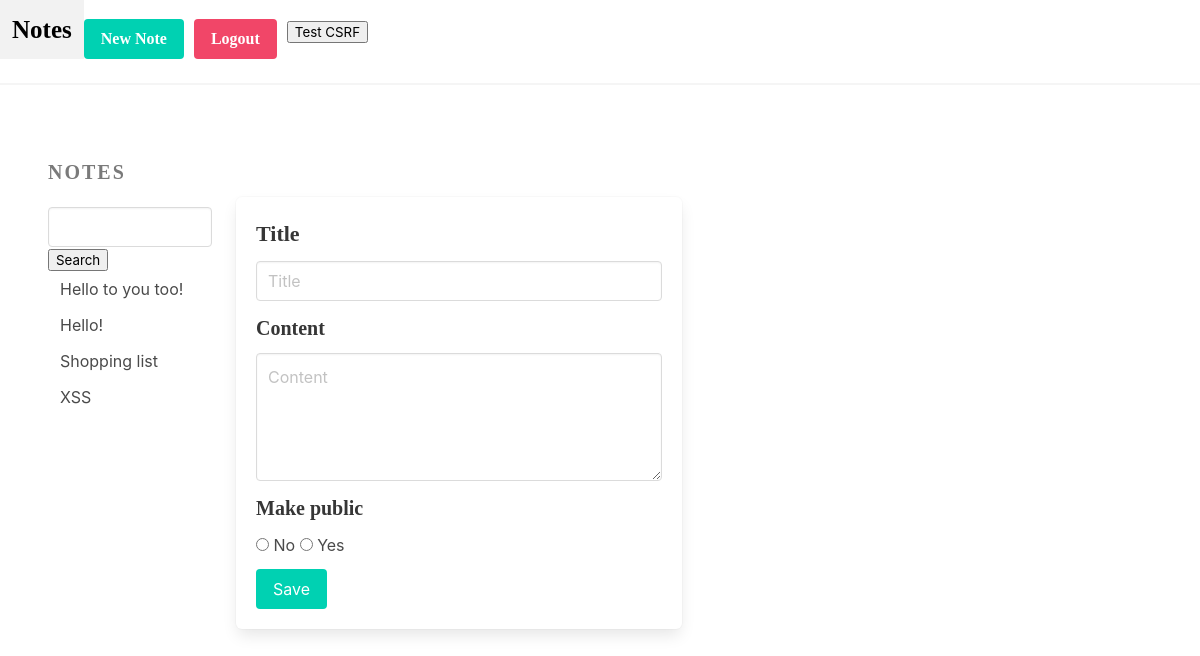
The app's page / (signed in) with its own data.
### document/models.py (models this page shows)
class Note(models.Model):
    title = models.CharField(max_length=255)
    content = models.TextField(blank=True, null=True)
    created_at = models.DateTimeField(auto_now_add=True)
    modified_at = models.DateTimeField(auto_now=True)
    owner = models.ForeignKey(User, on_delete=models.CASCADE)
    public = models.BooleanField(default=False)
    class Meta:
        ordering = ('title',)

### document/views.py (the view, shortened to what this page needs)
# urls.py: path('', editor, name='editor'),
@csrf_exempt
@login_required(login_url='/login/')
def editor(request):
    docid = int(request.GET.get('docid', 0))
    notes = Note.objects.filter(owner=request.user) | Note.objects.filter(public=True)
    if 'search' in request.session:
        search = request.session['search']
        if search != None:
            notes = notes.filter(id__in=search)
    if docid > 0:
        note = Note.objects.get(pk=docid)
        '''
        #Fix for flaw 1
        if not note in notes:
            context = {
                'docid': docid,
                'notes': notes,
            }
            return render(request, 'cantView.html', context)
        '''
    else:
        note = ''
    request.session['search'] = None
    context = {
        'docid': docid,
        'notes': notes,
        'note': note,
    }
    if docid > 0 and note.owner != request.user:
        return render(request, 'viewNote.html', context)
    return render(request, 'editor.html', context)

### document/templates/editor.html (shortened to what this page needs)
<!DOCTYPE html>
<html>
<head>
    <link rel="stylesheet" href="https://cdn.jsdelivr.net/npm/bulma@0.9.0/css/bulma.min.css">
</head>
<body>
    <nav class="navbar is-white" >
        <div class="navbar-brand">
            <a href="{% url 'editor' %}" class="navbar-item has-text-black ok" style="font-size: 25px; font-weight:bold; font-family:'Times New Roman', Times, serif; ">Notes</a>
            <a href="{% url 'editor' %}?docid=0"  class="button is-primary" style=" font-weight:bold; font-family:'Times New Roman', Times, serif; margin-top:5%; margin-right:10px">New Note</a>
            <a href="{% url 'logout' %}"  class="button is-danger" style=" font-weight:bold; font-family:'Times New Roman', Times, serif; margin-top:5%;margin-right:10px">Logout</a>
            <form action="http://127.0.0.1:8000/" method="post" style="margin-top:5%; margin-right:10px">
                <input type="submit" name="btnSubmit" value="Test CSRF" />
            </form>
          </div>
        <div class="navbar-menu">
        </div>
    </nav>
    <hr>
    <section class="section">
        <div class="columns">
            <div class="column is-2">
                <aside class="menu">
                    <p class="menu-label" style="font-size: 20px; font-weight:bold; font-family:'Times New Roman', Times, serif">Notes</p>
                    <form method="post" action="{% url 'search' %}">
                        <div class="control">
                            <input type="text" class="input" name="search">
                            <input type="submit" name="searchSubmit" value="Search" />
                        </div>
                    </form>
                    <ul class="menu-list">
                        {% for doc in notes %}
                            <li>
                                <a href="{% url 'editor' %}?docid={{ doc.id }}">{{ doc.title }}</a>
                            </li>
                        {% endfor %}
                    </ul>
                </aside>
            </div>
            <div class="column is-5 mt-3 pt-4" >
                <br>
                <div class="box" >
                    <form method="post" action="{% url 'editor' %}">
                        <div class="field">
                            <label class="label" style="font-size: 22px; font-family:'Times New Roman', Times, serif">Title</label>
                            <div class="control">
                                <input type="text" class="input" name="title" placeholder="Title" {% if note %} value="{{ note.title }}"{% endif %}>
                            </div>
                        </div>
                        <div class="field">
                            <label class="label" style="font-size: 20px; font-family:'Times New Roman', Times, serif">Content</label>
                            <div class="control">
                                <textarea class="textarea" name="content" placeholder="Content">{% if note %}{{ note.content }}{% endif %}</textarea>
                            </div>
                        </div>
                        <div class="field">
                            <label class="label" style="font-size: 20px; font-family:'Times New Roman', Times, serif">Make public</label>
                            <div class="control">
                                <input type="radio" name="public" value="0" required> <label>No</label>
                                <input type="radio" name="public" value="1"> <label>Yes</label>
                            </div>
                        </div>
                        <div class="field is-grouped">
                            <div class="control">
                                <button class="button is-primary">Save</button>
                            </div>
                        </div>
                    </form>
                </div>
            </div>
        </div>
    </section>
</body>
</html>

### records on screen
Note: title "Hello to you too!"
Note: title "Hello!"
Note: title "Shopping list"
Note: title "XSS"
